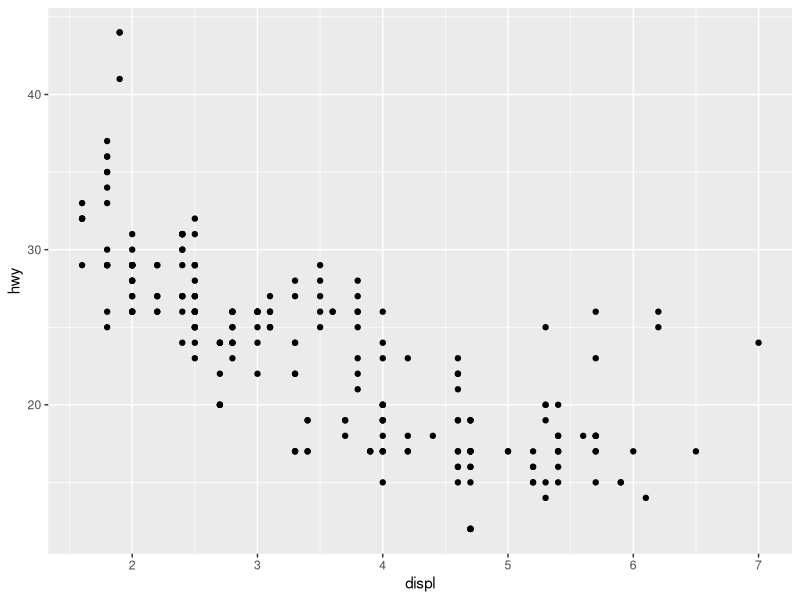
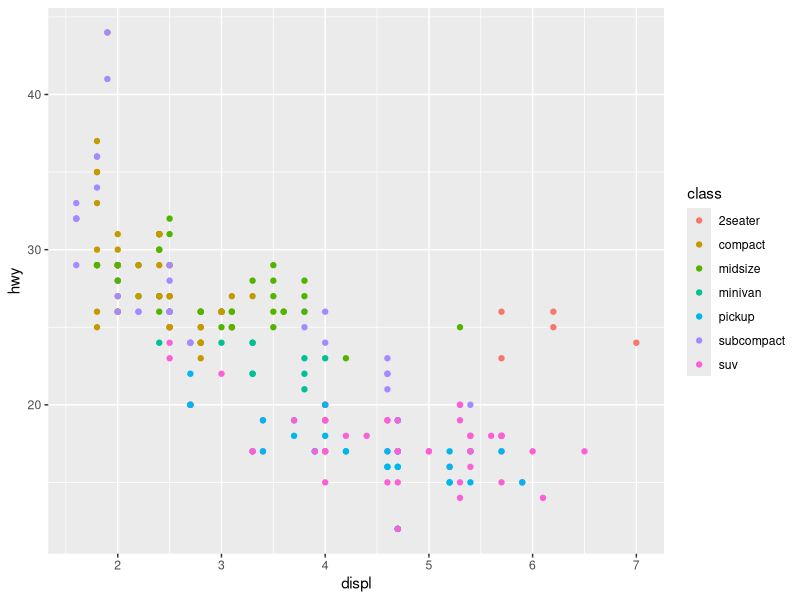
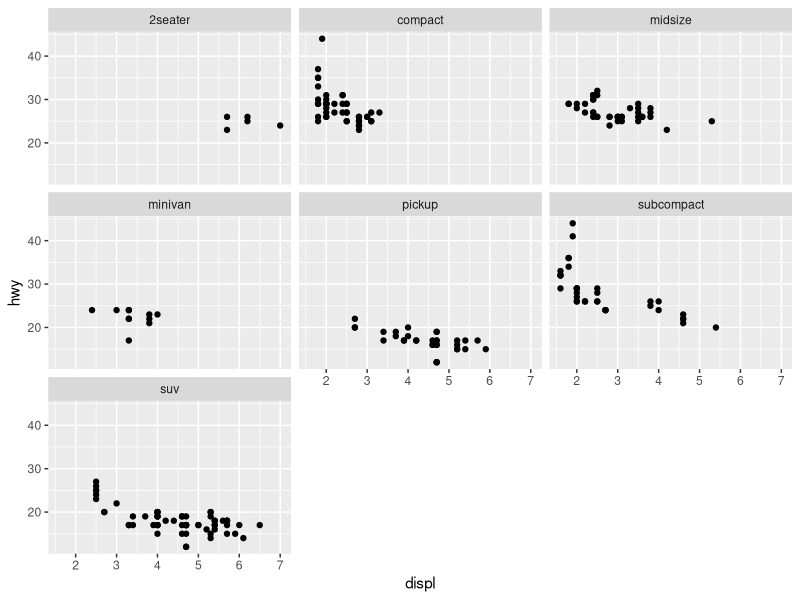

The R source for these figures, in order:
## ---- chunk 1
knitr::opts_chunk$set(echo = TRUE)
## ---- chunk 2
# Wondering what your working directory is set at right now?

getwd() # highlight this code and press ctrl+enter

# to set your working directory you can use setwd("C:/FILE PATH")

# Example
# setwd("C:/Users/jah2ax/Box Sync/_R/workshops/intro_to_R_spring_2019")



## ---- chunk 3
# We will use "ggplot2" to vizualize data 
#install.packackges("ggplot2)
library(ggplot2)

# The package ggplot2 comes with a dataset called mtcars already loaded

# Let's create a plot that decribes the relationship between engine size (displ) and 
# the variable fuel efficiency (hwy).

ggplot(data = mpg) + 
  geom_point(mapping = aes(x = displ, y = hwy))

# Do cars with bigger engines use more fuel? Look at the Plots on the left to see 
# if you think these data support that hypothesis

# here is a second example, which further divides the data by the type of vehicle (class) 

ggplot(data = mpg) + 
  geom_point(mapping = aes(x = displ, y = hwy, color = class))

# Finally, you can also plot data in different facets or graphs by using something called facet_Wrap

ggplot(data = mpg) + 
  geom_point(mapping = aes(x = displ, y = hwy)) + 
  facet_wrap(~class)


